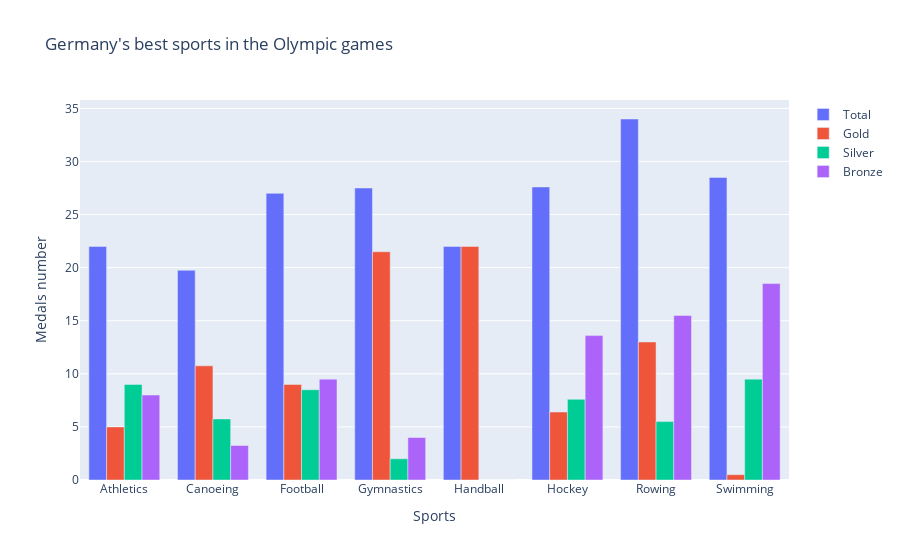

Notebook cell for this chart:
### Code cell
from plotly.subplots import make_subplots 

fig = make_subplots()
fig.add_bar(name="Total", x=germany_best_sports["Sport"], y=germany_best_sports["Total"])
fig.add_bar(name="Gold", x=germany_best_sports["Sport"], y=germany_best_sports["Gold"])
fig.add_bar(name="Silver", x=germany_best_sports["Sport"], y=germany_best_sports["Silver"])
fig.add_bar(name="Bronze", x=germany_best_sports["Sport"], y=germany_best_sports["Bronze"])
      
fig.update_layout( xaxis_title='Sports', yaxis_title='Medals number', 
                    title="Germany's best sports in the Olympic games")
fig.update_layout(barmode='group')
fig.show()

### Figure 1 — Plotly figure (JSON) as saved in the notebook; plotly's stock layout.template omitted (floating-point values rounded to 4 significant figures)
{"data": [{"name": "Total", "type": "bar", "x": ["Athletics", "Canoeing", "Football", "Gymnastics", "Handball", "Hockey", "Rowing", "Swimming"], "y": [22, 19.75, 27, 27.5, 22, 27.6, 34, 28.5]}, {"name": "Gold", "type": "bar", "x": ["Athletics", "Canoeing", "Football", "Gymnastics", "Handball", "Hockey", "Rowing", "Swimming"], "y": [5, 10.75, 9, 21.5, 22, 6.4, 13, 0.5]}, {"name": "Silver", "type": "bar", "x": ["Athletics", "Canoeing", "Football", "Gymnastics", "Handball", "Hockey", "Rowing", "Swimming"], "y": [9, 5.75, 8.5, 2, 0, 7.6, 5.5, 9.5]}, {"name": "Bronze", "type": "bar", "x": ["Athletics", "Canoeing", "Football", "Gymnastics", "Handball", "Hockey", "Rowing", "Swimming"], "y": [8, 3.25, 9.5, 4, 0, 13.6, 15.5, 18.5]}], "layout": {"barmode": "group", "title": {"text": "Germany's best sports in the Olympic games"}, "xaxis": {"anchor": "y", "domain": [0, 1], "title": {"text": "Sports"}}, "yaxis": {"anchor": "x", "domain": [0, 1], "title": {"text": "Medals number"}}}}
